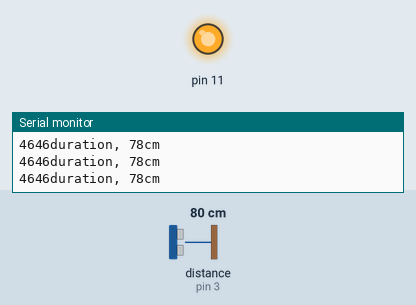
This sketch was run on a simulated Arduino Uno, built with avr-gcc and run on an emulated ATmega328P. On the bench: output pins drawn as LEDs (lit = HIGH), the last lines printed to the serial monitor. Wiring (inferred from the names in the program): ultrasonic range finder: trigger pin 13; echo pin 3. The test bench sets the inputs (shaded band); at power-on: distance to the obstacle (sensor on pin 3) 80 cm. The echo pulse lasts 58.3 µs per cm; pins used as bus, display or sensor lines are not drawn.

Above: at 1.2 s.
1.3 s: distance to the obstacle (sensor on pin 3) set to 4 cm
At 1.6 s:
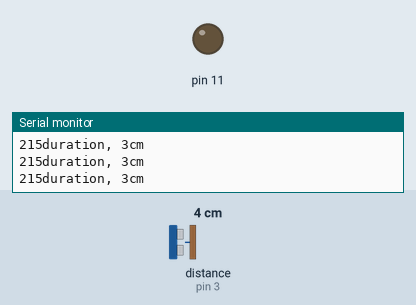
2.8 s: distance to the obstacle (sensor on pin 3) set to 35 cm
At 3.9 s:
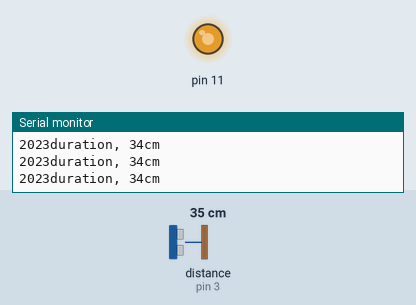
4.3 s: distance to the obstacle (sensor on pin 3) set to 2 cm
At 5.6 s:
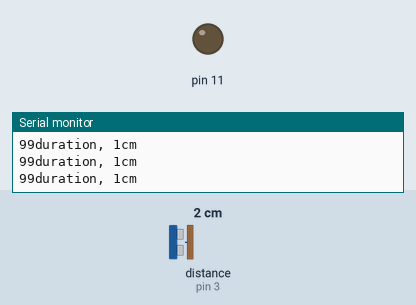
Timing chart, 0 to 7.3 s (numbered marks = the images above; inputs shaded):
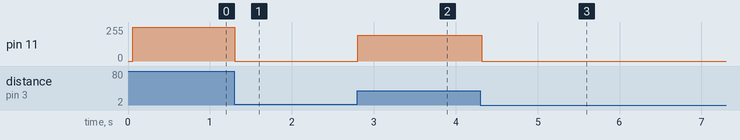

Measured:
- after the input at 1.3 s, pin 11: 255/255 → 0/255 at once
- after the input at 2.8 s, pin 11: 0/255 → 195/255 at once
- after the input at 4.3 s, pin 11: 195/255 → 0/255 at once

The sketch:

ENGR2902.ino
```cpp
#include <Arduino.h>

void setupIR();
uint16_t getIRDistance();

uint16_t adcResult = 0;
uint8_t reading = 0;
uint8_t spinLock = 0;
uint8_t duty = 0;
int trigPin = 13;                     //Trig
int echoPin = 3;    //Echo
int duration, cm, inches;
int LED_PIN=2;
int val;
bool IRnUS = 0; //1 to use IR 0 to use US


void pwm_PD3_write(uint8_t val){
  OCR2A = val;        //set value into timer register
  }


void setup() {
  setupIR();
  //TCCR2A = 0x81; //standard phase correct PWM on channel B
  //TCCR2B = 0x05; //phase correct pwm, prescaler = 1
  DDRB |= (1 << DDB3);

  TCCR2A |= (1<<WGM20)|(1<<WGM21)|(0<<COM2A0)|(1<<COM2A1);
  TCCR2B |=(1<<CS20)|(0<<CS21)|(0<<CS22);
  OCR2A = 0; //very high duty cycle
  DDRD |= 1 << 3;
  ///PORTD |= 1 << 3;
  DDRB |= 1 << 5;
  //PORTB |= 1 << 5;
  pinMode(trigPin, OUTPUT);
  pinMode(echoPin, INPUT);
  Serial.begin(9600);
  delay(50);
  //Serial.println("starting");
}

void loop() {
  if (IRnUS) {
    Serial.println(getIRDistance());
    //Serial.println(OCR2A);

    delay(50);
    cm=1/(((((float)ADC/(float)1023)*2.29)-0.19)/21.84);

    if(cm>=40){duty=255; PORTB|=(1<<DDB5);}
		else if(cm<=15){duty=0; PORTB|=(1<<DDB5);}
		else if(cm<40&cm>15)
    {duty=(255+10*(cm-40)); PORTB&=~(1<<DDB5);}
		pwm_PD3_write(duty);
  // inches = (duration/2) / 74;


      Serial.print(duration);
    Serial.print("duration, ");
    Serial.print(cm);
    Serial.print("cm");
    Serial.println();

    delay(5);


  } else {
    digitalWrite(trigPin, LOW);
    delayMicroseconds(5);
    digitalWrite(trigPin, HIGH);
    delayMicroseconds(10);
    digitalWrite(trigPin, LOW);

    duration = pulseIn(echoPin, HIGH);


    /*if (duration < 65529) {
      OCR2A = (65530 - duration);
    } else {
      OCR2A = 1;
    }*/
    cm =duration*0.034/2;
    if(cm>=40){duty=255; PORTB|=(1<<DDB5);}
		else if(cm<=15){duty=0; PORTB|=(1<<DDB5);}
		else if(cm<40&cm>15)
    {duty=(255+10*(cm-40)); PORTB&=~(1<<DDB5);}
		pwm_PD3_write(duty);
  // inches = (duration/2) / 74;


      Serial.print(duration);
    Serial.print("duration, ");
    Serial.print(cm);
    Serial.print("cm");
    Serial.println();

    delay(5);
  }
}

void setupIR() {
  DDRC &= ~(1 << 3); //set ADC3 or PC3 to input
  ADMUX = 0x03; //using AREF as reference with ADC3 selected as input
  ADCSRA = 0x80; //enable ADC, with prescaler = 2
}

uint16_t getIRDistance() {
  ADCSRA |= 0x40; //start conversion
  while(ADCSRA & (1 << 6)) {//bit 6 is cleared when conversion is complete
    spinLock++;
    //Serial.println("spinning");
    //delay(500);
  }
  //OCR2A = ADC >> 2;
  return ADC;
}
```
